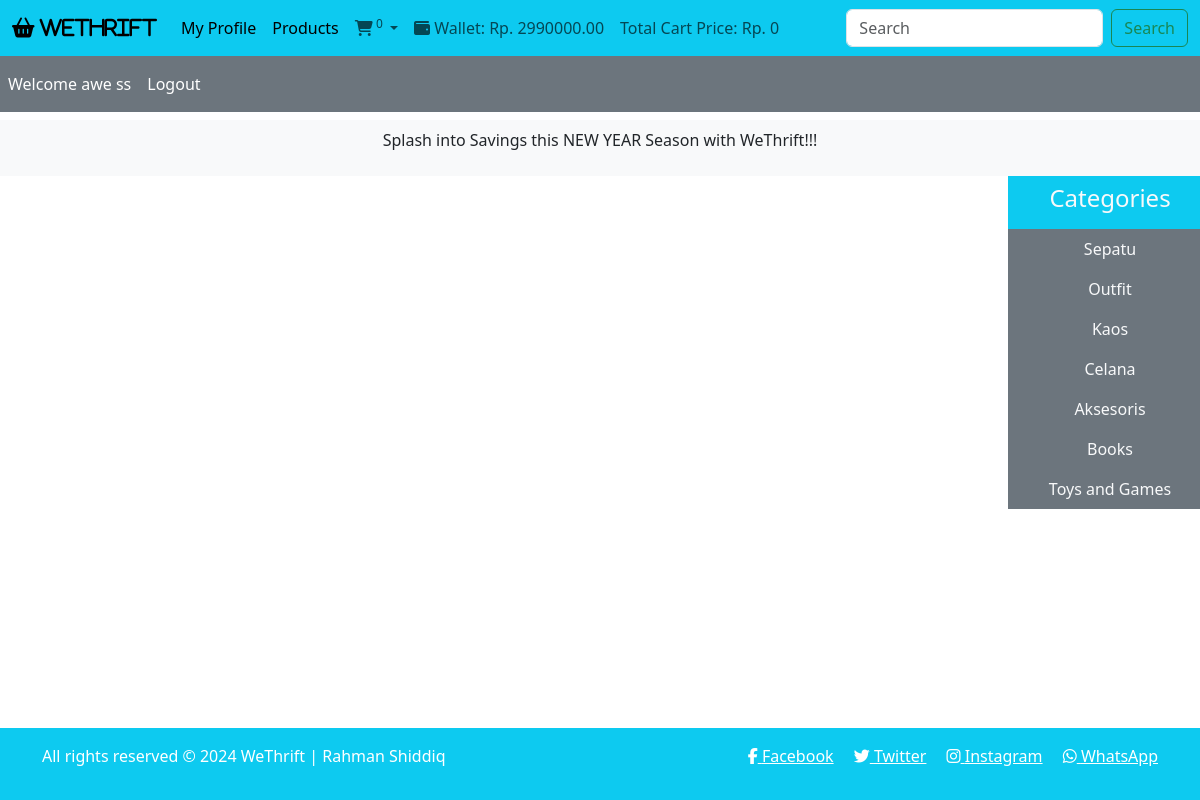
Screenshot of /customer_mode/search_bar.php?customer_id=56 with the database file from the repository.
### tables this page shows
CREATE TABLE `customer` (
  `customerID` int(11) NOT NULL,
  `first_name` varchar(50) NOT NULL,
  `last_name` varchar(50) DEFAULT NULL,
  `address_street` varchar(100) NOT NULL,
  `address_city` varchar(50) NOT NULL,
  `address_state` varchar(50) NOT NULL,
  `pincode` int(11) NOT NULL,
  `phone_no` bigint(20) NOT NULL,
  `email` varchar(100) NOT NULL,
  `password` varchar(50) NOT NULL,
  `dob` date NOT NULL,
  `age` int(11) DEFAULT 0,
  `gender` varchar(10) DEFAULT NULL
);

CREATE TABLE `wallet` (
  `customerID` int(11) NOT NULL,
  `balance` decimal(10,2) NOT NULL DEFAULT 0.00 CHECK (`balance` >= 0),
  `upiID` varchar(100) NOT NULL,
  `rewardPoints` int(11) NOT NULL DEFAULT 0
);

CREATE TABLE `productcategory` (
  `categoryID` int(11) NOT NULL,
  `name` varchar(50) NOT NULL,
  `noOfProducts` bigint(20) NOT NULL DEFAULT 0
);

### customer_mode/search_bar.php (the view, shortened to what this page needs)
<?php
include ('../functions/common_function.php');
if (isset ($_GET['customer_id'])) {
    $cust_id = $_GET['customer_id'];
    $get_data = "SELECT * FROM customer WHERE customerID = $cust_id;";
    $result_get = mysqli_query($con, $get_data);
    $row_data = mysqli_fetch_assoc($result_get);
    $cust_id = $row_data["customerID"];
    $cust_fname = $row_data['first_name'];
    $cust_lname = $row_data['last_name'];
    if ($cust_lname === null) {
        $cust_name = $cust_fname;
    } else {
        $cust_name = $cust_fname . ' ' . $cust_lname;
    }
}
?>
<!DOCTYPE html>
<html lang="en">
<head>
    <link href="https://cdn.jsdelivr.net/npm/bootstrap@5.3.3/dist/css/bootstrap.min.css" rel="stylesheet"
>
    <link rel="stylesheet" href="https://cdnjs.cloudflare.com/ajax/libs/font-awesome/6.5.1/css/all.min.css"
 />
    <link rel="stylesheet" href="../style.css">
</head>
<body>
    <div class="container-fluid p-0">
        <nav class="navbar navbar-expand-lg bg-info">
            <div class="container-fluid">
                <a class="navbar-brand" href="#"><i class="fa fa-shopping-basket" aria-hidden="true"> WeThrift</i></a>
                <div class="collapse navbar-collapse" id="navbarSupportedContent">
                    <ul class="navbar-nav me-auto mb-2 mb-lg-0">
                        <li class="nav-item">
                            <a class="nav-link active" aria-current="page"
                                href='profile_page.php?customer_id=<?php echo "$cust_id"; ?>'>My Profile</a>
                        </li>
                        <li class="nav-item">
                            <a class="nav-link active"
                                href='index.php?customer_id=<?php echo "$cust_id"; ?>'>Products</a>
                        </li>
                        <li class="nav-item dropdown">
                            <a class="nav-link dropdown-toggle" href="#" id="navbarDropdown" role="button"
                                data-bs-toggle="dropdown" aria-expanded="false">
                                <i id="shopping-cart-icon" class="fa fa-shopping-cart"></i><sup>
                                    <?php cart_item($cust_id); ?>
                                </sup>
                            </a>
                        </li>
                        <li class="wallet">
                            <a href="#" class="nav-link"><i class="fa fa-wallet"></i> Wallet: Rp.
                                <?php echo wallet($cust_id); ?>
                            </a>
                        </li>
                        <li class="total_price">
                            <a href="#" class="nav-link">Total Cart Price: Rp.
                                <?php echo total_cart($cust_id); ?>
                            </a>
                        </li>
                    </ul>
                    <form class="d-flex" role="search" action="" method="get">
                        <input class="form-control me-2" type="search" placeholder="Search" aria-label="Search"
                            name="search_bar">
                        <input type="submit" value="Search" class="btn btn-outline-success" name="search_data">
                    </form>
                </div>
            </div>
        </nav>
        <nav class="navbar navbar-expand-lg navbar-dark bg-secondary">
            <ul class="navbar-nav me-auto">
                <li class="nav-item">
                    <a class="nav-link active" href="">Welcome
                        <?php echo "$cust_name"; ?>
                    </a>
                </li>
                <li class="nav-item">
                    <a class="nav-link active" href="../start.php">Logout</a>
                </li>
            </ul>
        </nav>
        <div class="bg-light p-2 mt-2">
            <p class="text-center">Splash into Savings this NEW YEAR Season with WeThrift!!!</p>
        </div>
        <div class="row">
            <div class="col-md-10">
            </div>
            <div class="col-md-2 bg-secondary p-0">
                <ul class="navbar-nav me-auto text-center">
                    <li class="nav-item bg-info">
                        <a href="#" class="nav-link text-light">
                            <h4>Categories</h4>
                        </a>
                    </li>
                    <?php
                    display_categories($cust_id);
                    ?>
                </ul>
            </div>
        </div>
        <?php
        include ("../includes/footer.php");
        ?>
    </div>
</body>
</html>

### functions/common_function.php (shortened to what this page needs)
<?php
include ('../includes/connect.php');
function display_categories($cust_id)
{
    global $con;
    $select_cat = "SELECT * FROM productCategory;";
    $cat_result = mysqli_query($con, $select_cat);
    while ($row = mysqli_fetch_assoc($cat_result)) {
        $cat_name = $row["name"];
        $cat_id = $row["categoryID"];
        echo "<li class='nav-item'>
                            <a href='index.php?customer_id=$cust_id&cat=$cat_id' class='nav-link text-light'>$cat_name</a>
                        </li>";
    }
}
function cart_item($cust_id)
{
    global $con;
    $user_id = $cust_id;
    $select_cart = "SELECT * FROM addstocart WHERE customerID = '$user_id'";
    $result_cart = mysqli_query($con, $select_cart);
    $count_items = mysqli_num_rows($result_cart);
    echo $count_items;
}
function total_cart($cust_id)
{
    global $con;
    $user_id = $cust_id;
    $total = 0;
    $select_cart = "SELECT * FROM addstocart WHERE customerID = '$user_id'";
    $result_cart = mysqli_query($con, $select_cart);
    return $total;
}
function wallet($cust_id)
{
    global $con;
    $user_id = $cust_id;
    $select_wallet = "SELECT * FROM wallet where customerID = '$user_id'";
    $result_wallet = mysqli_query($con, $select_wallet);
    $row_wallet = mysqli_fetch_assoc($result_wallet);
    $wallet = $row_wallet['balance'];
    return $wallet;
}
        ?>

### style.css (style rules this page uses)
* { margin: 0; padding: 0; box-sizing: border-box; }

### customer_mode/search_bar.php (style rules this page uses)
body { overflow-x: hidden; }

### includes/footer.php (style rules this page uses)
body { margin: 0; padding: 0; min-height: 100vh; position: relative; }

### rows the page displays
customer: customerID.balance "2990000.00", cust_name "awe ss"
productcategory: name "Sepatu"
productcategory: name "Outfit"
productcategory: name "Kaos"
productcategory: name "Celana"
productcategory: name "Aksesoris"
productcategory: name "Books"
productcategory: name "Toys and Games"

### other values shown
$count_items "0"
total_cart($cust_id) "0"
